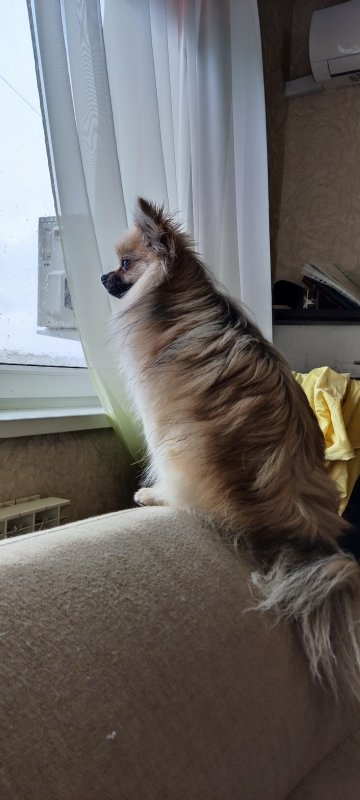
#> input picture 1_1.jpg, 360 x 800 px, given in place of the camera
$ python bucket_cam.py
#> lines starting #> are read from the running program, lines starting #| are printed output that depends on the picture; after the words box and inside, x2 and y2 are one past the last pixel; in counts of white or black regions, pixels touching at a corner belong together
### video.py
#!/usr/bin/env python

'''
Video capture sample.

Sample shows how VideoCapture class can be used to acquire video
frames from a camera of a movie file. Also the sample provides
an example of procedural video generation by an object, mimicking
the VideoCapture interface (see Chess class).

'create_capture' is a convenience function for capture creation,
falling back to procedural video in case of error.

Usage:
    video.py [--shotdir <shot path>] [source0] [source1] ...'

    sourceN is an
     - integer number for camera capture
     - name of video file
     - synth:<params> for procedural video

Synth examples:
    synth:bg=lena.jpg:noise=0.1
    synth:class=chess:bg=lena.jpg:noise=0.1:size=640x480

Keys:
    ESC    - exit
    SPACE  - save current frame to <shot path> directory

'''

# Python 2/3 compatibility
from __future__ import print_function

import numpy as np
import cv2 as cv

import re

from numpy import pi, sin, cos

# local modules
from tst_scene_render import TestSceneRender
import common

class VideoSynthBase(object):
    # [14 lines left out: function __init__, not called in this run]

    def render(self, dst):
        pass

    # [15 lines left out: function read, not called in this run]

    def isOpened(self):
        return True

class Book(VideoSynthBase):
    # [11 lines left out: functions __init__, read, not called in this run]

class Cube(VideoSynthBase):
    def __init__(self, **kw):
        super(Cube, self).__init__(**kw)
        self.render = TestSceneRender(cv.imread(cv.samples.findFile('pca_test1.jpg')), deformation = True,  speed = 1)

    # [5 lines left out: function read, not called in this run]

class Chess(VideoSynthBase):
    # [45 lines left out: functions __init__, draw_quads, render, not called in this run]


classes = dict(chess=Chess, book=Book, cube=Cube)

presets = dict(
    empty = 'synth:',
    lena = 'synth:bg=lena.jpg:noise=0.1',
    chess = 'synth:class=chess:bg=lena.jpg:noise=0.1:size=640x480',
    book = 'synth:class=book:bg=graf1.png:noise=0.1:size=640x480',
    cube = 'synth:class=cube:bg=pca_test1.jpg:noise=0.0:size=640x480'
)


def create_capture(source = 0, fallback = presets['chess']):
    '''source: <int> or '<int>|<filename>|synth [:<param_name>=<value> [:...]]'
    '''
    source = str(source).strip()

    # Win32: handle drive letter ('c:', ...)
    source = re.sub(r'(^|=)([a-zA-Z]):([/\\a-zA-Z0-9])', r'\1?disk\2?\3', source)
    chunks = source.split(':')
    chunks = [re.sub(r'\?disk([a-zA-Z])\?', r'\1:', s) for s in chunks]

    source = chunks[0]
    try: source = int(source)
    except ValueError: pass
    params = dict( s.split('=') for s in chunks[1:] )

    cap = None
    if source == 'synth':
        Class = classes.get(params.get('class', None), VideoSynthBase)
        try: cap = Class(**params)
        except: pass
    else:
        cap = cv.VideoCapture(source)
        if 'size' in params:
            w, h = map(int, params['size'].split('x'))
            cap.set(cv.CAP_PROP_FRAME_WIDTH, w)
            cap.set(cv.CAP_PROP_FRAME_HEIGHT, h)
    if cap is None or not cap.isOpened():
        print('Warning: unable to open video source: ', source)
        if fallback is not None:
            return create_capture(fallback, None)
    return cap

# [30 lines that do not run on import are left out]

### bucket_cam.py
import cv2
import numpy as np
import video

if __name__ == '__main__':
    def callback(*arg):
        print (arg)

cv2.namedWindow( "result" )

cap = video.create_capture(0)
# HSV фильтр для зеленых объектов из прошлого урока
hsv_min = np.array((0,168, 142), np.uint8)
hsv_max = np.array((190, 255, 255), np.uint8)

while True:
    flag, img = cap.read()
#> img is the input picture: shape (800, 360, 3); mean B, G, R 99.9, 102.2, 106.3
    # преобразуем RGB картинку в HSV модель
    hsv = cv2.cvtColor(img, cv2.COLOR_BGR2HSV )
#> hsv: shape (800, 360, 3); mean H, S, V 48, 58.4, 113.5
    # применяем цветовой фильтр
    thresh = cv2.inRange(hsv, hsv_min, hsv_max)
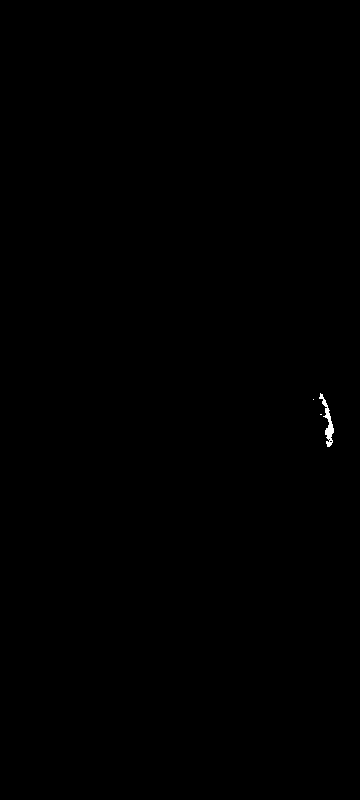
#> thresh: shape (800, 360); 0.09% white; 3 white regions (2 under 20 px), largest, box (x1, y1, x2, y2) and area: (319, 393, 334, 447) 251

    # вычисляем моменты изображения
    moments = cv2.moments(thresh, 1)
#> moments = moments, m00 254, centre m10/m00, m01/m00 = (327.4, 422.1)
    dM01 = moments['m01']
#> dM01 = 107209
    dM10 = moments['m10']
#> dM10 = 83150
    dArea = moments['m00']
#> dArea = 254
    # будем реагировать только на те моменты,
    # которые содержать больше 100 пикселей
    if dArea > 3000:
        x = int(dM10 / dArea)
        y = int(dM01 / dArea)
        cv2.circle(img, (x, y), 10, (0,0,255), -1)

    cv2.imshow('result', img)

    ch = cv2.waitKey(5)
#> (key Esc is pressed here)
    if ch == 27:
        break

cap.release()
cv2.destroyAllWindows()
